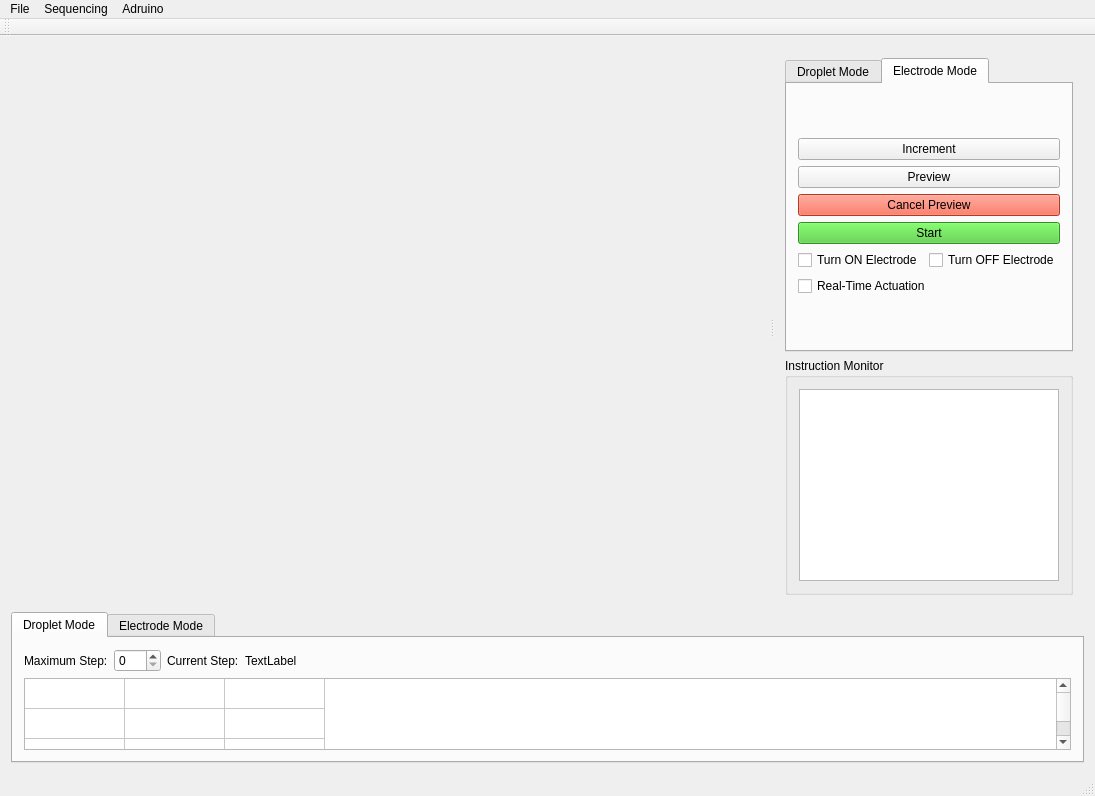
<?xml version="1.0" encoding="UTF-8"?>
<ui version="4.0">
 <class>MainWindow</class>
 <widget class="QMainWindow" name="MainWindow">
  <property name="geometry">
   <rect>
    <x>0</x>
    <y>0</y>
    <width>1095</width>
    <height>692</height>
   </rect>
  </property>
  <property name="windowTitle">
   <string>MainWindow</string>
  </property>
  <widget class="QWidget" name="centralWidget">
   <layout class="QVBoxLayout" name="verticalLayout_4">
    <item>
     <widget class="QSplitter" name="splitter">
      <property name="orientation">
       <enum>Qt::Horizontal</enum>
      </property>
      <widget class="QWidget" name="gridLayoutWidget">
       <layout class="QGridLayout" name="electrodeLayout" rowstretch="0" columnstretch="0">
        <property name="sizeConstraint">
         <enum>QLayout::SetDefaultConstraint</enum>
        </property>
        <property name="leftMargin">
         <number>10</number>
        </property>
        <property name="topMargin">
         <number>10</number>
        </property>
        <property name="rightMargin">
         <number>10</number>
        </property>
        <property name="bottomMargin">
         <number>10</number>
        </property>
        <property name="spacing">
         <number>50</number>
        </property>
       </layout>
      </widget>
      <widget class="QWidget" name="layoutWidget">
       <layout class="QVBoxLayout" name="verticalLayout_2">
        <property name="sizeConstraint">
         <enum>QLayout::SetFixedSize</enum>
        </property>
        <item>
         <widget class="QTabWidget" name="ModeButtonTab">
          <property name="currentIndex">
           <number>1</number>
          </property>
          <widget class="QWidget" name="DropletMode">
           <attribute name="title">
            <string>Droplet Mode</string>
           </attribute>
           <layout class="QVBoxLayout" name="verticalLayout">
            <item>
             <layout class="QHBoxLayout" name="horizontalLayout_2">
              <item>
               <widget class="QPushButton" name="DispenceButton">
                <property name="statusTip">
                 <string>perform Dispence</string>
                </property>
                <property name="text">
                 <string>Dispense</string>
                </property>
               </widget>
              </item>
             </layout>
            </item>
            <item>
             <layout class="QHBoxLayout" name="horizontalLayout_3">
              <item>
               <widget class="QPushButton" name="SplitButton">
                <property name="statusTip">
                 <string>perform split</string>
                </property>
                <property name="text">
                 <string>Split</string>
                </property>
               </widget>
              </item>
             </layout>
            </item>
            <item>
             <layout class="QHBoxLayout" name="horizontalLayout_4">
              <item>
               <widget class="QPushButton" name="PreviewButton">
                <property name="statusTip">
                 <string>Preview current sequence</string>
                </property>
                <property name="text">
                 <string>Preview</string>
                </property>
               </widget>
              </item>
             </layout>
            </item>
            <item>
             <widget class="QPushButton" name="CancelPreviwButton">
              <property name="styleSheet">
               <string notr="true">background: rgb(255, 79, 48);</string>
              </property>
              <property name="text">
               <string>Cancel Preview</string>
              </property>
             </widget>
            </item>
            <item>
             <layout class="QHBoxLayout" name="horizontalLayout">
              <item>
               <widget class="QPushButton" name="StartButton">
                <property name="statusTip">
                 <string>Send the path sequence to Arduino</string>
                </property>
                <property name="styleSheet">
                 <string notr="true">background: rgb(71, 200, 51)</string>
                </property>
                <property name="text">
                 <string>Start</string>
                </property>
               </widget>
              </item>
             </layout>
            </item>
            <item>
             <widget class="QCheckBox" name="addDrop">
              <property name="text">
               <string>Add Droplet</string>
              </property>
             </widget>
            </item>
            <item>
             <widget class="QCheckBox" name="removedrop">
              <property name="text">
               <string>Remove Droplet</string>
              </property>
             </widget>
            </item>
            <item>
             <widget class="QPushButton" name="BeginButton">
              <property name="text">
               <string>Begin Dispensing</string>
              </property>
             </widget>
            </item>
            <item>
             <widget class="QPushButton" name="CancelButton">
              <property name="toolTip">
               <string>[Esc]</string>
              </property>
              <property name="toolTipDuration">
               <number>-1</number>
              </property>
              <property name="statusTip">
               <string>Press to cancel the action</string>
              </property>
              <property name="styleSheet">
               <string notr="true">background: rgb(255, 79, 48);</string>
              </property>
              <property name="text">
               <string>Cancel</string>
              </property>
              <property name="shortcut">
               <string>Esc</string>
              </property>
              <property name="autoDefault">
               <bool>false</bool>
              </property>
              <property name="default">
               <bool>false</bool>
              </property>
              <property name="flat">
               <bool>false</bool>
              </property>
             </widget>
            </item>
           </layout>
          </widget>
          <widget class="QWidget" name="ElectrodeMode">
           <attribute name="title">
            <string>Electrode Mode</string>
           </attribute>
           <layout class="QVBoxLayout" name="verticalLayout_11">
            <item>
             <layout class="QVBoxLayout" name="verticalLayout_10">
              <item>
               <widget class="QPushButton" name="Increment_EmodeButton">
                <property name="toolTip">
                 <string>Press spacebar to Increment</string>
                </property>
                <property name="statusTip">
                 <string>Press spacebar to Increment</string>
                </property>
                <property name="text">
                 <string>Increment</string>
                </property>
                <property name="shortcut">
                 <string>Space</string>
                </property>
               </widget>
              </item>
              <item>
               <widget class="QPushButton" name="preview_EmodeButton">
                <property name="text">
                 <string>Preview</string>
                </property>
               </widget>
              </item>
              <item>
               <widget class="QPushButton" name="CancelPreviwEmodeButton">
                <property name="styleSheet">
                 <string notr="true">background: rgb(255, 79, 48);</string>
                </property>
                <property name="text">
                 <string>Cancel Preview</string>
                </property>
               </widget>
              </item>
              <item>
               <widget class="QPushButton" name="Start_EmodeButton">
                <property name="styleSheet">
                 <string notr="true">background: rgb(71, 200, 51)</string>
                </property>
                <property name="text">
                 <string>Start</string>
                </property>
               </widget>
              </item>
              <item>
               <layout class="QVBoxLayout" name="verticalLayout_7">
                <item>
                 <layout class="QHBoxLayout" name="horizontalLayout_6">
                  <item>
                   <widget class="QCheckBox" name="turnOn_EmodeButton">
                    <property name="text">
                     <string>Turn ON Electrode</string>
                    </property>
                   </widget>
                  </item>
                  <item>
                   <widget class="QCheckBox" name="turnOff_EmodeButton">
                    <property name="text">
                     <string>Turn OFF Electrode</string>
                    </property>
                   </widget>
                  </item>
                 </layout>
                </item>
                <item>
                 <widget class="QCheckBox" name="RealTimeActuationBox">
                  <property name="text">
                   <string>Real-Time Actuation</string>
                  </property>
                 </widget>
                </item>
               </layout>
              </item>
             </layout>
            </item>
           </layout>
          </widget>
         </widget>
        </item>
        <item>
         <widget class="QGroupBox" name="groupBox">
          <property name="title">
           <string>Instruction Monitor</string>
          </property>
          <layout class="QVBoxLayout" name="verticalLayout_3">
           <item>
            <widget class="QTextEdit" name="InstructonMonitor"/>
           </item>
          </layout>
         </widget>
        </item>
       </layout>
      </widget>
     </widget>
    </item>
    <item>
     <widget class="QTabWidget" name="ModeTableTab">
      <property name="currentIndex">
       <number>0</number>
      </property>
      <widget class="QWidget" name="DropletMode">
       <attribute name="title">
        <string>Droplet Mode</string>
       </attribute>
       <layout class="QVBoxLayout" name="verticalLayout_6">
        <item>
         <layout class="QVBoxLayout" name="verticalLayout_5">
          <item>
           <layout class="QHBoxLayout" name="horizontalLayout_5">
            <item>
             <widget class="QLabel" name="label">
              <property name="text">
               <string>Maximum Step:</string>
              </property>
             </widget>
            </item>
            <item>
             <widget class="QSpinBox" name="dropTime">
              <property name="enabled">
               <bool>true</bool>
              </property>
              <property name="buttonSymbols">
               <enum>QAbstractSpinBox::UpDownArrows</enum>
              </property>
              <property name="maximum">
               <number>500</number>
              </property>
             </widget>
            </item>
            <item>
             <widget class="QLabel" name="label_2">
              <property name="text">
               <string>Current Step:</string>
              </property>
             </widget>
            </item>
            <item>
             <widget class="QLabel" name="currentStepText">
              <property name="text">
               <string>TextLabel</string>
              </property>
             </widget>
            </item>
            <item>
             <spacer name="horizontalSpacer_2">
              <property name="orientation">
               <enum>Qt::Horizontal</enum>
              </property>
              <property name="sizeHint" stdset="0">
               <size>
                <width>40</width>
                <height>20</height>
               </size>
              </property>
             </spacer>
            </item>
           </layout>
          </item>
          <item>
           <widget class="QTableWidget" name="dropTable">
            <property name="rowCount">
             <number>3</number>
            </property>
            <property name="columnCount">
             <number>3</number>
            </property>
            <attribute name="horizontalHeaderVisible">
             <bool>false</bool>
            </attribute>
            <attribute name="verticalHeaderVisible">
             <bool>false</bool>
            </attribute>
            <row/>
            <row/>
            <row/>
            <column/>
            <column/>
            <column/>
           </widget>
          </item>
         </layout>
        </item>
       </layout>
      </widget>
      <widget class="QWidget" name="ElectrodeMode">
       <attribute name="title">
        <string>Electrode Mode</string>
       </attribute>
       <layout class="QVBoxLayout" name="verticalLayout_9">
        <item>
         <layout class="QVBoxLayout" name="verticalLayout_8">
          <item>
           <layout class="QHBoxLayout" name="horizontalLayout_7">
            <item>
             <widget class="QLabel" name="label_5">
              <property name="text">
               <string>Maximum Step:</string>
              </property>
             </widget>
            </item>
            <item>
             <widget class="QSpinBox" name="dropTimeEmode">
              <property name="enabled">
               <bool>true</bool>
              </property>
              <property name="buttonSymbols">
               <enum>QAbstractSpinBox::UpDownArrows</enum>
              </property>
              <property name="maximum">
               <number>500</number>
              </property>
             </widget>
            </item>
            <item>
             <widget class="QLabel" name="label_6">
              <property name="text">
               <string>Current Step:</string>
              </property>
             </widget>
            </item>
            <item>
             <widget class="QLabel" name="currentStepText_Emode">
              <property name="text">
               <string>TextLabel</string>
              </property>
             </widget>
            </item>
            <item>
             <spacer name="horizontalSpacer_3">
              <property name="orientation">
               <enum>Qt::Horizontal</enum>
              </property>
              <property name="sizeHint" stdset="0">
               <size>
                <width>40</width>
                <height>20</height>
               </size>
              </property>
             </spacer>
            </item>
           </layout>
          </item>
          <item>
           <widget class="QTableWidget" name="dropTableEmode">
            <property name="rowCount">
             <number>3</number>
            </property>
            <property name="columnCount">
             <number>2</number>
            </property>
            <attribute name="horizontalHeaderVisible">
             <bool>false</bool>
            </attribute>
            <attribute name="verticalHeaderVisible">
             <bool>false</bool>
            </attribute>
            <row/>
            <row/>
            <row/>
            <column/>
            <column/>
           </widget>
          </item>
         </layout>
        </item>
       </layout>
      </widget>
     </widget>
    </item>
   </layout>
  </widget>
  <widget class="QMenuBar" name="menuBar">
   <property name="geometry">
    <rect>
     <x>0</x>
     <y>0</y>
     <width>1095</width>
     <height>21</height>
    </rect>
   </property>
   <widget class="QMenu" name="menuFile">
    <property name="title">
     <string>File</string>
    </property>
    <addaction name="New_Layout"/>
    <addaction name="Save_Layout"/>
    <addaction name="Open_Layout"/>
   </widget>
   <widget class="QMenu" name="menuSequencing">
    <property name="title">
     <string>Sequencing</string>
    </property>
    <addaction name="Save_Sequence"/>
    <addaction name="Open_Sequence"/>
   </widget>
   <widget class="QMenu" name="menuAdruino">
    <property name="title">
     <string>Adruino</string>
    </property>
    <addaction name="Connect"/>
   </widget>
   <addaction name="menuFile"/>
   <addaction name="menuSequencing"/>
   <addaction name="menuAdruino"/>
  </widget>
  <widget class="QToolBar" name="mainToolBar">
   <attribute name="toolBarArea">
    <enum>TopToolBarArea</enum>
   </attribute>
   <attribute name="toolBarBreak">
    <bool>false</bool>
   </attribute>
  </widget>
  <widget class="QStatusBar" name="statusBar"/>
  <action name="New_Layout">
   <property name="text">
    <string>New Layout</string>
   </property>
   <property name="shortcut">
    <string>Ctrl+N</string>
   </property>
  </action>
  <action name="Save_Layout">
   <property name="text">
    <string>Save Layout</string>
   </property>
   <property name="shortcut">
    <string>Ctrl+S</string>
   </property>
  </action>
  <action name="Open_Layout">
   <property name="text">
    <string>Open Layout</string>
   </property>
   <property name="shortcut">
    <string>Ctrl+O</string>
   </property>
  </action>
  <action name="Save_Sequence">
   <property name="text">
    <string>Save Sequence</string>
   </property>
   <property name="shortcut">
    <string>Ctrl+Shift+S</string>
   </property>
  </action>
  <action name="Open_Sequence">
   <property name="text">
    <string>Open Sequence</string>
   </property>
   <property name="shortcut">
    <string>Ctrl+Shift+O</string>
   </property>
  </action>
  <action name="Connect">
   <property name="text">
    <string>Connect </string>
   </property>
   <property name="shortcut">
    <string>Ctrl+Shift+C</string>
   </property>
  </action>
 </widget>
 <layoutdefault spacing="6" margin="11"/>
 <resources/>
 <connections/>
</ui>
